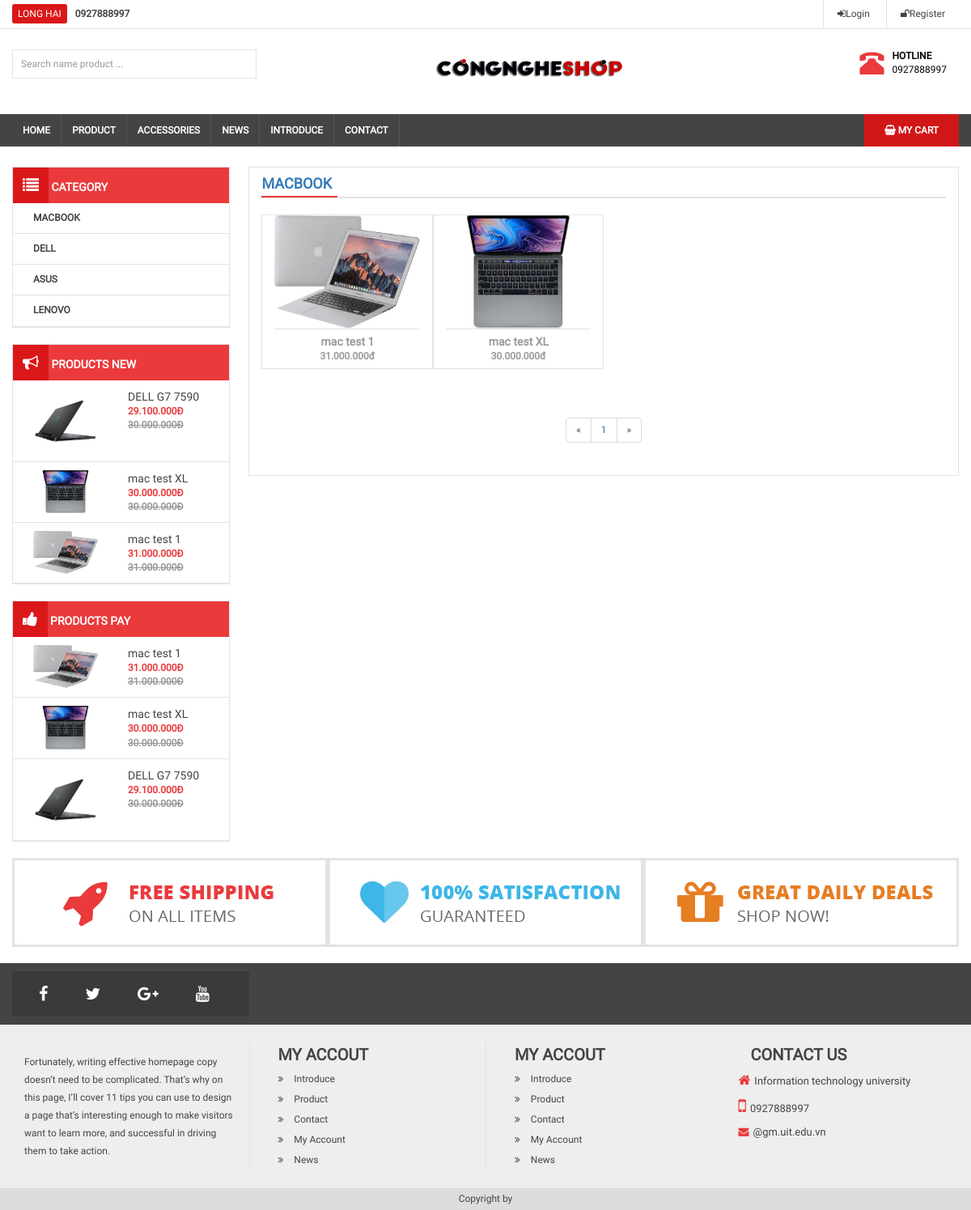
The page /category_product.php?id=16 on the database its author committed.
### tables this page shows
CREATE TABLE `category` (
  `id` int(11) NOT NULL,
  `name` varchar(255) DEFAULT NULL,
  `slug` varchar(255) DEFAULT NULL,
  `images` varchar(255) DEFAULT NULL,
  `banner` varchar(255) DEFAULT NULL,
  `home` tinyint(4) DEFAULT 0,
  `status` tinyint(4) DEFAULT 1,
  `created_at` timestamp NULL DEFAULT current_timestamp(),
  `update_at` timestamp NULL DEFAULT current_timestamp()
);

CREATE TABLE `product` (
  `id` int(11) NOT NULL,
  `name` varchar(255) DEFAULT NULL,
  `slug` varchar(255) DEFAULT NULL,
  `price` int(11) DEFAULT NULL,
  `sale` tinyint(4) DEFAULT 0,
  `thumbar` varchar(255) DEFAULT NULL,
  `category_id` int(11) DEFAULT NULL,
  `cpu` longtext DEFAULT NULL,
  `short_content` text DEFAULT NULL,
  `content` longtext DEFAULT NULL,
  `bonus` varchar(255) DEFAULT NULL,
  `number` int(11) NOT NULL DEFAULT 0,
  `head` int(11) DEFAULT 0,
  `view` int(11) DEFAULT 0,
  `hot` tinyint(4) DEFAULT 0,
  `pay` int(11) DEFAULT 0,
  `pro_total_rating` int(11) NOT NULL DEFAULT 0 COMMENT 'Tổng số đánh giá ',
  `pro_total_number` int(11) NOT NULL DEFAULT 0 COMMENT 'Tổng điểm đánh giá',
  `created_at` timestamp NULL DEFAULT current_timestamp() ON UPDATE current_timestamp(),
  `update_at` timestamp NULL DEFAULT current_timestamp() ON UPDATE current_timestamp()
);

### libraries/Database.php (called while the page is built, shortened)
<?php
    class Database
    {
        public $link;
        public function __construct()
        {
            $this->link = mysqli_connect("localhost","root","","shopcongnghe") or die ();
            mysqli_set_charset($this->link,"utf8");
        }
        public function countTable($table)
        {
            $sql = "SELECT id FROM  {$table}";
            $result = mysqli_query($this->link, $sql) or die("Lỗi Truy Vấn countTable----" .mysqli_error($this->link));
            $num = mysqli_num_rows($result);
            return $num;
        }
        public function fetchsql( $sql )
        {
            $result = mysqli_query($this->link,$sql) or die("Lỗi  truy vấn sql " .mysqli_error($this->link));
            $data = [];
            if( $result)
            {
                while ($num = mysqli_fetch_assoc($result))
                {
                    $data[] = $num;
                }
            }
            return $data;
        }
        public function fetchID($table , $id )
        {
            $sql = "SELECT * FROM {$table} WHERE id = $id ";
            $result = mysqli_query($this->link,$sql) or die("Lỗi  truy vấn fetchID " .mysqli_error($this->link));
            return mysqli_fetch_assoc($result);
        }
        public function fetchcate($table)
        {
            $sql = "SELECT * FROM {$table} WHERE Home = 1  " ;
            $result = mysqli_query($this->link,$sql) or die("Lỗi Truy Vấn fetchcate " .mysqli_error($this->link));
            $data = [];
            if( $result)
            {
                while ($num = mysqli_fetch_assoc($result))
                {
                    $data[] = $num;
                }
            }
            return $data;
        }
         public  function fetchJone($table,$sql ,$page = 0,$row ,$pagi = false )
        {
            $data = [];
            if ($pagi == true )
            {
                $total = $this->countTable($table);
                $sotrang = ceil($total / $row);
                $start = ($page - 1 ) * $row ;
                $sql .= " LIMIT $start,$row";
                $data = [ "page" => $sotrang];
                $result = mysqli_query($this->link,$sql) or die("Lỗi truy vấn fetchJone ---- " .mysqli_error($this->link));
            }
            else
            {
                $result = mysqli_query($this->link,$sql) or die("Lỗi truy vấn fetchJone ---- " .mysqli_error($this->link));
            }
            if( $result)
            {
                while ($num = mysqli_fetch_assoc($result))
                {
                    $data[] = $num;
                }
            }
            return $data;
        }
    }
?>

### autoload/autoload.php (called while the page is built, shortened)
<?php
    require_once __DIR__. "/../libraries/Database.php";
    require_once __DIR__. "/../libraries/Function.php";
    $db =new Database;
    $category =$db->fetchcate("category");
    $sqlNEW ="SELECT * FROM product WHERE category_id <> 14 ORDER BY ID DESC LIMIT 5";
    $productNEW = $db->fetchsql($sqlNEW);
    $sqlPAY ="SELECT * FROM product WHERE 1 ORDER BY PAY DESC LIMIT 5";
    $productPAY = $db->fetchsql($sqlPAY);
?>

### libraries/Function.php (called while the page is built, shortened)
<?php
    function getInput($string)
    {
        return isset($_GET[$string]) ? $_GET[$string] :'';
    }
    function base_url()
    {
        return $url ="http://localhost/congngheshop/";
    }
    function uploads()
    {
        return base_url() . "public/uploads/";
    }
    function formatPrice($number)
    {
        $number = intval($number);
        return $number = number_format($number,0,',','.') . "đ" ;
    }
     function formatPriceSale($number,$sale)
     {
        $number = intval($number);
        $sale = intval($sale);
        $price = $number*(100-$sale)/100;
        return formatPrice($price);
     }
?>

### category_product.php (the view, shortened to what this page needs)
<?php
    require_once __DIR__. "/autoload/autoload.php";
    $id = intval(getInput('id'));
    $EditCategory = $db->fetchID("category" ,$id);
    if(isset($_GET['page']))
    {
        $p=$_GET['page'];
    }
    else
    {
        $p=1;
    }
    $sql="SELECT * FROM product WHERE category_id=$id ";
    $product=$db->fetchJone('product',$sql,$p,12,true);
    if(isset($product['page']))
    {
        $sotrang=$product['page'];
        unset($product['page']);
    }
    $path =$_SERVER['SCRIPT_NAME'];
?>
<?php require_once __DIR__. "/layouts/header.php" ;?>
<?php require_once __DIR__. "/layouts/banner.php" ;?>
<div class="col-md-9 bor" style="padding-bottom: 15px;">
    <section class="box-main1" >
        <h3 class="title-main"><a href=""><?php echo $EditCategory['name'] ?></a></h3>
        <div class="showitem clearfix">
            <?php foreach ($product as $item): ?>
                <div class="col-md-3 item-product bor">
                    <a href="detail_product.php?id=<?php echo $item['id'] ?>">
                        <img src="<?php echo uploads()?>product/<?php echo $item['thumbar']?>" class="" width="100%" height="140px">
                    </a>
                    <div class="info-item">
                        <a class="nametext" href="detail_product.php?id=<?php echo $item['id'] ?>"><?php echo $item['name']?></a>
                        <?php
                            if($item['sale'] < 1)
                            {
                                echo' <b style="color: #999;"> '.formatPrice($item['price']).'</b>';
                            }
                        ?>
                    </div>
                </div>
            <?php endforeach ; ?>
        </div>
        <nav class="text-center">
            <ul class="pagination">
                <li class="page-item">
                    <a class="page-link" href="#" aria-label="Previous"><span aria-hidden="true">&laquo;</span></a>
                </li>
                <?php for($i = 1 ; $i <= $sotrang ; $i++ ):?>
                    <li class="<?php echo isset($_GET['page'])&&$_GET['page']==$i ? 'active':'' ?>">
                        <a href="<?php echo $path ?>?id=<?php echo $id?>&&page=<?php echo $i;?>"><?php echo $i;?></a>
                    </li>
                    <?php endfor; ?>
                <li class="page-item">
                    <a class="page-link" href="#" aria-label="Next"><span aria-hidden="true">&raquo;</span></a>
                </li>
            </ul>
        </nav>
        </div>
</div>
<?php require_once __DIR__. "/layouts/footer.php" ;?>

### layouts/banner.php
<div id="maincontent">
    <div class="container">
        <div class="col-md-3  fixside" >
            <div class="box-left box-menu" >
                <h3 class="box-title"><i class="fa fa-list"></i>  Category</h3>
                <ul>
                    <?php foreach($category as $item ) :?>
                        <li><a href="category_product.php?id=<?php echo $item['id'] ?>"><?php echo $item['name'] ?></a></li>
                    <?php endforeach; ?>
                </ul>
            </div>
            <div class="box-left box-menu">
                <h3 class="box-title"><i class="fa fa-bullhorn"></i>  Products new </h3>
                <ul>
                    <?php foreach ($productNEW as $item):?>
                        <li class="clearfix">
                            <a href="detail_product.php?id=<?php echo $item['id'] ?>">
                                <img src="<?php echo uploads()?>product/<?php echo $item['thumbar'] ?>" class="img-responsive pull-left" width="80" height="80">
                                <div class="info pull-right">
                                    <p class="name"> <?php echo $item['name'] ?> </p >
                                    <b class="price"><?php echo formatPriceSale($item['price'],$item['sale']) ?></b><br>
                                    <b class="sale"><?php echo formatPrice($item['price']) ?></b><br>
                                </div>
                            </a>
                        </li>
                    <?php endforeach ?>
                </ul>
            </div>
            <div class="box-left box-menu">
                <h3 class="box-title"><i class="fa fa-thumbs-up"></i>  Products PAY</h3>
                <ul>
                    <?php foreach ($productPAY as $item):?>
                        <li class="clearfix">
                            <a href="detail_product.php?id=<?php echo $item['id'] ?>">
                                <img src="<?php echo uploads()?>product/<?php echo $item['thumbar'] ?>" class="img-responsive pull-left" width="80" height="80">
                                <div class="info pull-right">
                                    <p class="name"> <?php echo $item['name'] ?> </p >
                                    <b class="price"><?php echo formatPriceSale($item['price'],$item['sale']) ?></b><br>
                                    <b class="sale"><?php echo formatPrice($item['price']) ?></b><br>
                                </div>
                            </a>
                        </li>
                    <?php endforeach ?>
                </ul>
            </div>
        </div>

### public/frontend/css/style.css (style rules this page uses)
* { margin: 0px; padding: 0px; font-size: 12px; font-family: "Roboto"; color: #444; box-sizing: border-box; font-weight: 400; }
.container { padding: 0px; }
ol, ul, p { margin: 0px; list-style: none; }
h1, h2, h3, h4, h5, h6 { padding: 0px; margin: 0px; }
.bor { border: 1px solid #e3e3e3; }
.fixside { width: 23%; margin-right: 2%; padding: 0px; }
#maincontent { margin-top: 25px; }
.box-left { margin-bottom: 20px; border: 1px solid #e3e3e3; }
.box-title { background: #ea3a3c; color: white; font-weight: bold; font-size: 14px; text-transform: uppercase; }
.box-title .fa { color: white; font-size: 20px; background: #da1719; ; padding: 12px; }
.box-menu>ul { position: relative; }
.box-menu>ul>li { padding: 10px 25px; border-bottom: 1px solid #e3e3e3; }
.box-menu>ul>li>a { font-size: 12px; color: #444; text-transform: uppercase; font-weight: bold; }
.sale { text-decoration: line-through; color: #999; }
.name { white-space: nowrap; width: 100px; text-overflow: ellipsis; overflow: hidden; font-size: 14px; font-weight: 400; color: #444; text-transform: none; }
.info b { padding: 7px 5; }
.title-main { border-bottom: 2px solid #e3e3e3; padding: 5px 5px 5px 0px; }
.title-main a { font-weight: bold; padding: 5px 7px 5px 0px; font-size: 18px; border-bottom: 2px solid #ea3a3c; text-transform: uppercase; }
.showitem { margin-bottom: 20px; margin-top: 20px; }
.info-item { text-align: center; border-top: 1px solid #e3e3e3; padding-top: 5px; padding-bottom: 5px; }
.info-item a { color: #999; font-size: 14px; font-weight: bold; }
.price { color: #ea3a3c; }
.item-product { position: relative; margin-bottom: 20px; }

### public/laravo/main.css (style rules this page uses)
html { color: #222; font-size: 1em; line-height: 1.4; }
audio, canvas, iframe, img, svg, video { vertical-align: middle; }
.clearfix:before, .clearfix:after { content: " "; display: table; }
.clearfix:after { clear: both; }

### category_product.php (style rules this page uses)
.nametext { display: block; width: 180px; overflow: hidden; white-space: nowrap; text-overflow: ellipsis; }

### rows shown on the page
category: name "MACBOOK"
category: name "DELL"
category: name "ASUS"
category: name "LENOVO"
product: thumbar (picture), name "DELL G7 7590", formatPriceSale($item['price'],$item['sale']) "29.100.000Đ", price "30.000.000Đ"
product: thumbar (picture), name "mac test XL", formatPriceSale($item['price'],$item['sale']) "30.000.000Đ", price "30.000.000Đ", price "30.000.000đ"
product: thumbar (picture), name "mac test 1", formatPriceSale($item['price'],$item['sale']) "31.000.000Đ", price "31.000.000Đ", price "31.000.000đ"
